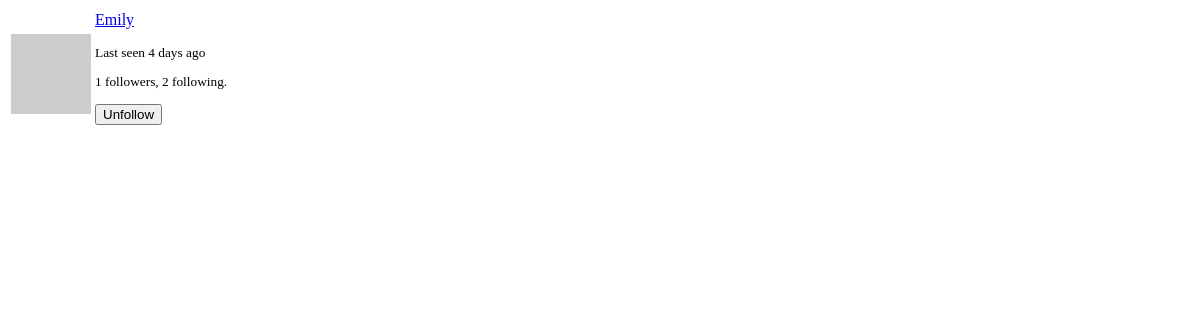
The app's page /user/Emily/popup (signed in), older data.
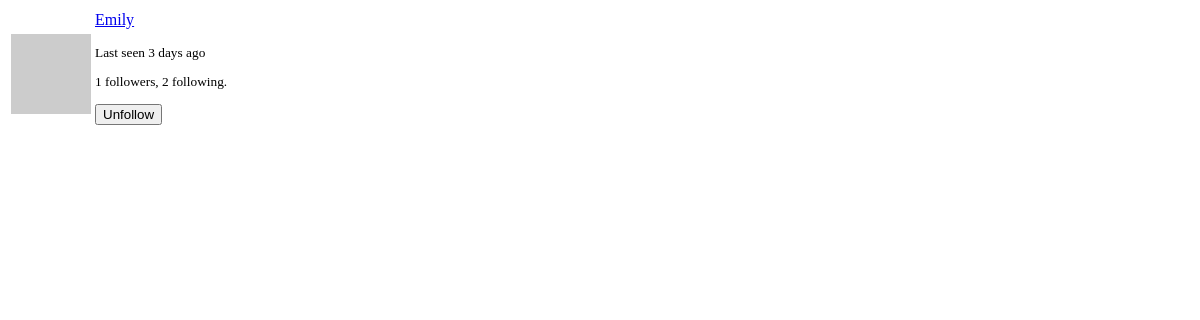
The same page, newer data.
### app/models.py (models this page shows, shortened)
class User(UserMixin, db.Model):
    id = db.Column(db.Integer, primary_key=True)
    username = db.Column(db.String(30), index=True, unique=True)
    email = db.Column(db.String(50), index=True, unique=True)
    password_hash = db.Column(db.String(128))
    projects = db.relationship('Project', backref='owner', lazy='dynamic')
    about_me = db.Column(db.String(140))
    last_seen = db.Column(db.DateTime, default=datetime.utcnow)
    followed = db.relationship(
        'User', secondary=followers,
        primaryjoin=(followers.c.follower_id == id),
        secondaryjoin=(followers.c.followed_id == id),
        backref=db.backref('followers', lazy='dynamic'), lazy='dynamic')
    rated = db.relationship(
        'Project', secondary=ratings,
        backref=db.backref('raters', lazy='dynamic'), lazy='dynamic')
    def avatar(self, size):
        digest = md5(self.email.lower().encode('utf-8')).hexdigest()
        return 'https://www.gravatar.com/avatar/{}?d=retro&s={}'.format(digest, size)
    def is_following(self, user):
        return self.followed.filter(
            followers.c.followed_id == user.id).count() > 0

### app/routes.py (the view)
@app.route('/user/<username>/popup')
@login_required
def user_popup(username):
    user = User.query.filter_by(username=username).first_or_404()
    form = EmptyForm()
    return render_template('user_popup.html', user=user, form=form)

### app/forms.py
class EmptyForm(FlaskForm):
    submit = SubmitField('Submit')

### app/models.py (called while the page is built)
@login.user_loader
def load_user(id):
    return User.query.get(int(id))

### app/routes.py (called while the page is built)
@app.before_request
def before_request():
    if current_user.is_authenticated:
        current_user.last_seen = datetime.utcnow()
        db.session.commit()

### app/templates/user_popup.html (shortened to what this page needs)
<table class="table">
    <tr>
        <td width="64" style="border: 0px;"><img src="{{ user.avatar(64) }}"></td>
        <td style="border: 0px;">
            <p><a href="{{ url_for('user', username=user.username) }}">{{ user.username }}</a></p>
            <small>
                {% if user.last_seen %}
                <p>Last seen {{ moment(user.last_seen).fromNow() }}</p>
                {% endif %}
                <p>{{ user.followers.count() }} followers, {{ user.followed.count() }} following.</p>
                {% if user != current_user %}
                    {% if not current_user.is_following(user) %}
                        <p>
                            <form action="{{ url_for('follow', username=user.username) }}" method="post">
                                {{ form.hidden_tag() }}
                                {{ form.submit(value='Follow', class="btn btn-primary") }}
                            </form>
                        </p>
                    {% else %}
                        <p>
                            <form action="{{ url_for('unfollow', username=user.username) }}" method="post">
                                {{ form.submit(value='Unfollow', class="btn btn-primary") }}
                            </form>
                        </p>
                    {% endif %}
                {% endif %}
            </small>
        </td>
    </tr>
</table>

Row changes from the older to the newer data that the page shows:
changed User "Emily": last_seen "4 days ago" → "3 days ago"
